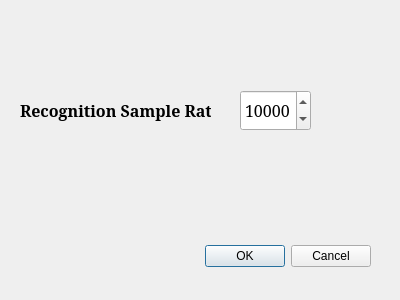
<?xml version="1.0" encoding="UTF-8"?>
<ui version="4.0">
 <class>AudioSettingsDialog</class>
 <widget class="QDialog" name="AudioSettingsDialog">
  <property name="geometry">
   <rect>
    <x>0</x>
    <y>0</y>
    <width>400</width>
    <height>300</height>
   </rect>
  </property>
  <property name="windowTitle">
   <string>Dialog</string>
  </property>
  <widget class="QDialogButtonBox" name="buttonBox">
   <property name="geometry">
    <rect>
     <x>30</x>
     <y>240</y>
     <width>341</width>
     <height>32</height>
    </rect>
   </property>
   <property name="orientation">
    <enum>Qt::Horizontal</enum>
   </property>
   <property name="standardButtons">
    <set>QDialogButtonBox::Cancel|QDialogButtonBox::Ok</set>
   </property>
  </widget>
  <widget class="QLabel" name="label">
   <property name="geometry">
    <rect>
     <x>20</x>
     <y>90</y>
     <width>191</width>
     <height>41</height>
    </rect>
   </property>
   <property name="font">
    <font>
     <family>Garamond</family>
     <pointsize>12</pointsize>
     <weight>75</weight>
     <bold>true</bold>
    </font>
   </property>
   <property name="text">
    <string>Recognition Sample Rate:</string>
   </property>
  </widget>
  <widget class="QSpinBox" name="SampleRateBox">
   <property name="geometry">
    <rect>
     <x>240</x>
     <y>90</y>
     <width>71</width>
     <height>41</height>
    </rect>
   </property>
   <property name="font">
    <font>
     <family>Garamond</family>
     <pointsize>12</pointsize>
    </font>
   </property>
   <property name="minimum">
    <number>1500</number>
   </property>
   <property name="maximum">
    <number>16000</number>
   </property>
   <property name="singleStep">
    <number>500</number>
   </property>
   <property name="value">
    <number>10000</number>
   </property>
  </widget>
 </widget>
 <resources/>
 <connections>
  <connection>
   <sender>buttonBox</sender>
   <signal>accepted()</signal>
   <receiver>AudioSettingsDialog</receiver>
   <slot>accept()</slot>
   <hints>
    <hint type="sourcelabel">
     <x>248</x>
     <y>254</y>
    </hint>
    <hint type="destinationlabel">
     <x>157</x>
     <y>274</y>
    </hint>
   </hints>
  </connection>
  <connection>
   <sender>buttonBox</sender>
   <signal>rejected()</signal>
   <receiver>AudioSettingsDialog</receiver>
   <slot>reject()</slot>
   <hints>
    <hint type="sourcelabel">
     <x>316</x>
     <y>260</y>
    </hint>
    <hint type="destinationlabel">
     <x>286</x>
     <y>274</y>
    </hint>
   </hints>
  </connection>
 </connections>
</ui>
